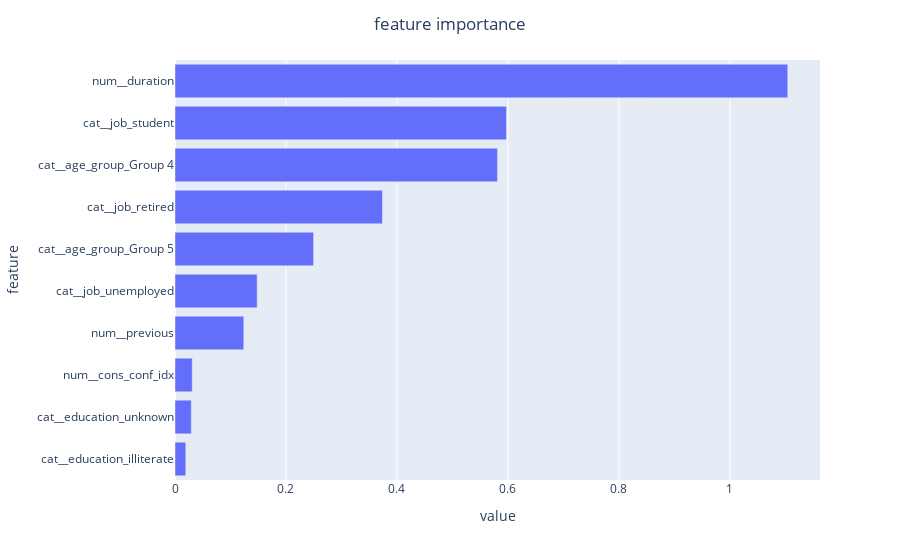

Notebook cell for this chart:
### Markdown cell above
## Feature importance

### Code cell
model_estimator = pipeline.named_steps["model"]

column_names= pipeline[0].get_feature_names_out()
feature_importance = pd.Series(model_estimator.coef_[0], index=column_names)
plot_importances_df =\
        feature_importance\
        .nlargest(10)\
        .sort_values()\
        .to_frame('value')\
        .rename_axis('feature')\
        .reset_index()

import plotly.express as px
fig = px.bar(plot_importances_df, 
                x='value', 
                y='feature')
fig.update_layout(title_text="feature importance", title_x=0.5) 
fig.update(layout_showlegend=False)

fig.show()

### Figure 1 — Plotly figure (JSON) as saved in the notebook; plotly's stock layout.template omitted (floating-point values rounded to 4 significant figures)
{"data": [{"alignmentgroup": "True", "hovertemplate": "value=%{x}<br>feature=%{y}<extra></extra>", "legendgroup": "", "marker": {"color": "#636efa", "pattern": {"shape": ""}}, "name": "", "offsetgroup": "", "orientation": "h", "showlegend": false, "textposition": "auto", "type": "bar", "x": [0.01941, 0.02939, 0.0311, 0.1239, 0.148, 0.2497, 0.3738, 0.5812, 0.5974, 1.104], "xaxis": "x", "y": ["cat__education_illiterate", "cat__education_unknown", "num__cons_conf_idx", "num__previous", "cat__job_unemployed", "cat__age_group_Group 5", "cat__job_retired", "cat__age_group_Group 4", "cat__job_student", "num__duration"], "yaxis": "y"}], "layout": {"barmode": "relative", "legend": {"tracegroupgap": 0}, "margin": {"t": 60}, "showlegend": false, "title": {"text": "feature importance", "x": 0.5}, "xaxis": {"anchor": "y", "domain": [0, 1], "title": {"text": "value"}}, "yaxis": {"anchor": "x", "domain": [0, 1], "title": {"text": "feature"}}}}
